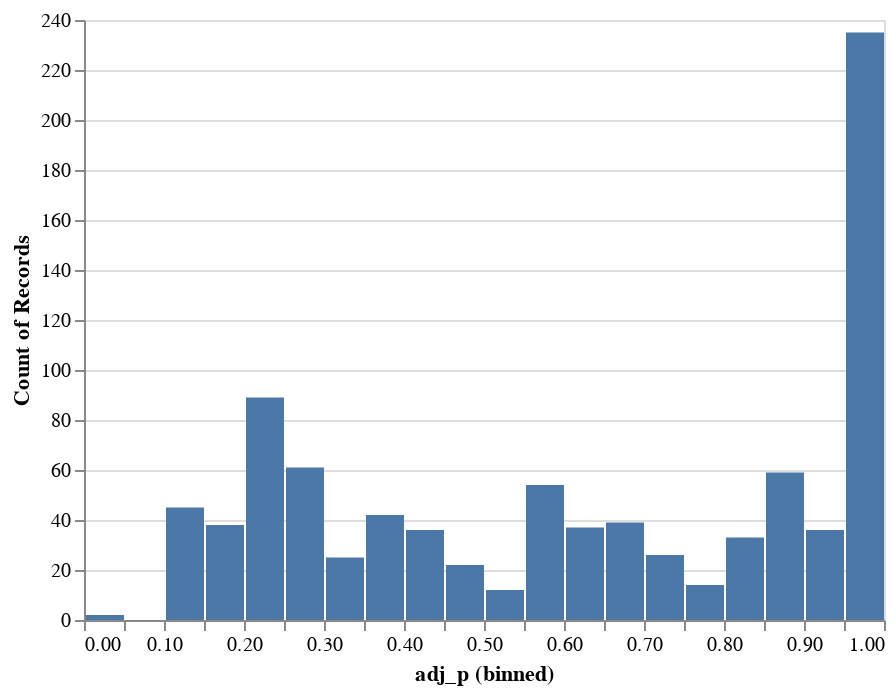

The notebook cell this image was saved under:
### Code cell
alt.Chart(all_results_filtered).mark_bar().encode(
    x=alt.X(
        "adj_p",
        bin=alt.Bin(step=0.05)
    ),
    y=alt.Y(
        "count()"
    )
)

### Figure 1 — Vega-Lite specification as saved in the notebook (floating-point values rounded to 4 significant figures; data arrays with more than 128 entries replaced by an {"elided": "..."} marker saying what was removed)
{"config": {"view": {"continuousWidth": 400, "continuousHeight": 300}}, "data": {"name": "data-f4e38a6201c2c70afc2760f3847a64d7"}, "mark": "bar", "encoding": {"x": {"type": "quantitative", "bin": {"step": 0.05}, "field": "adj_p"}, "y": {"type": "quantitative", "aggregate": "count"}}, "$schema": "https://vega.github.io/schema/vega-lite/v4.8.1.json", "datasets": {"data-f4e38a6201c2c70afc2760f3847a64d7": {"elided": "905 records"}}}
